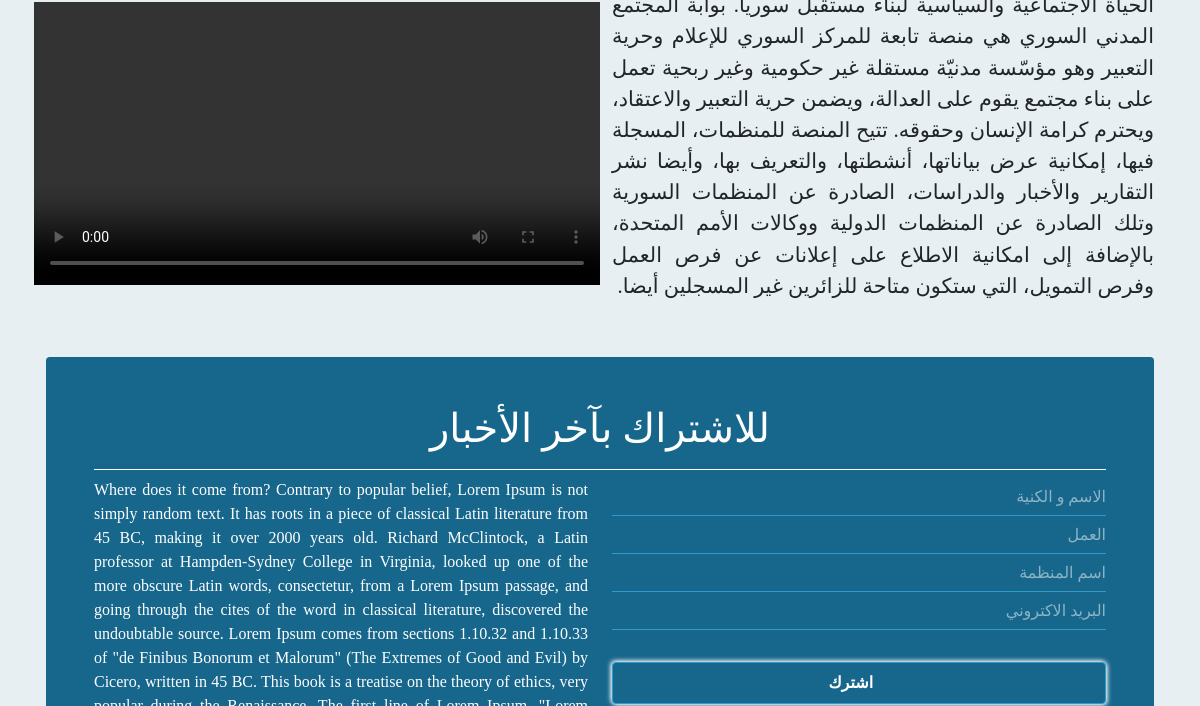
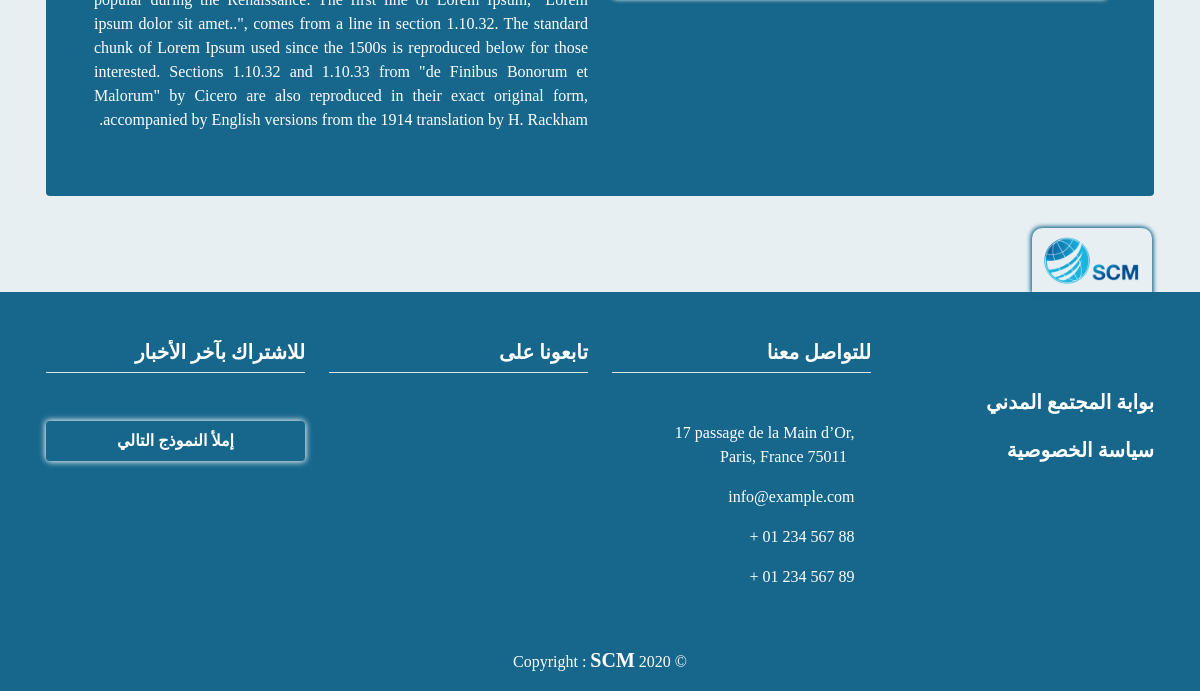
The app's page / (lower part), older data (2 pictures, top to bottom).
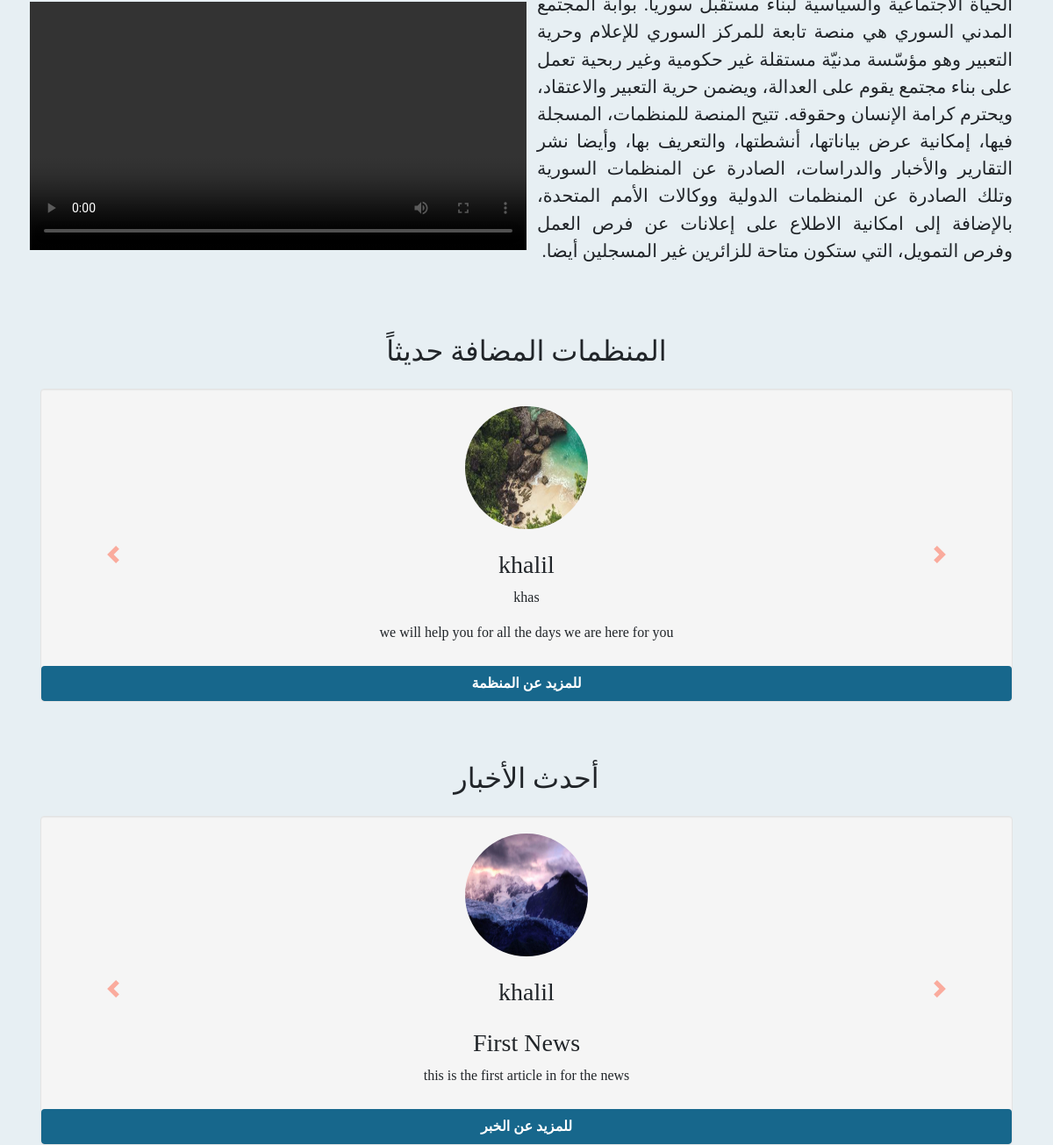
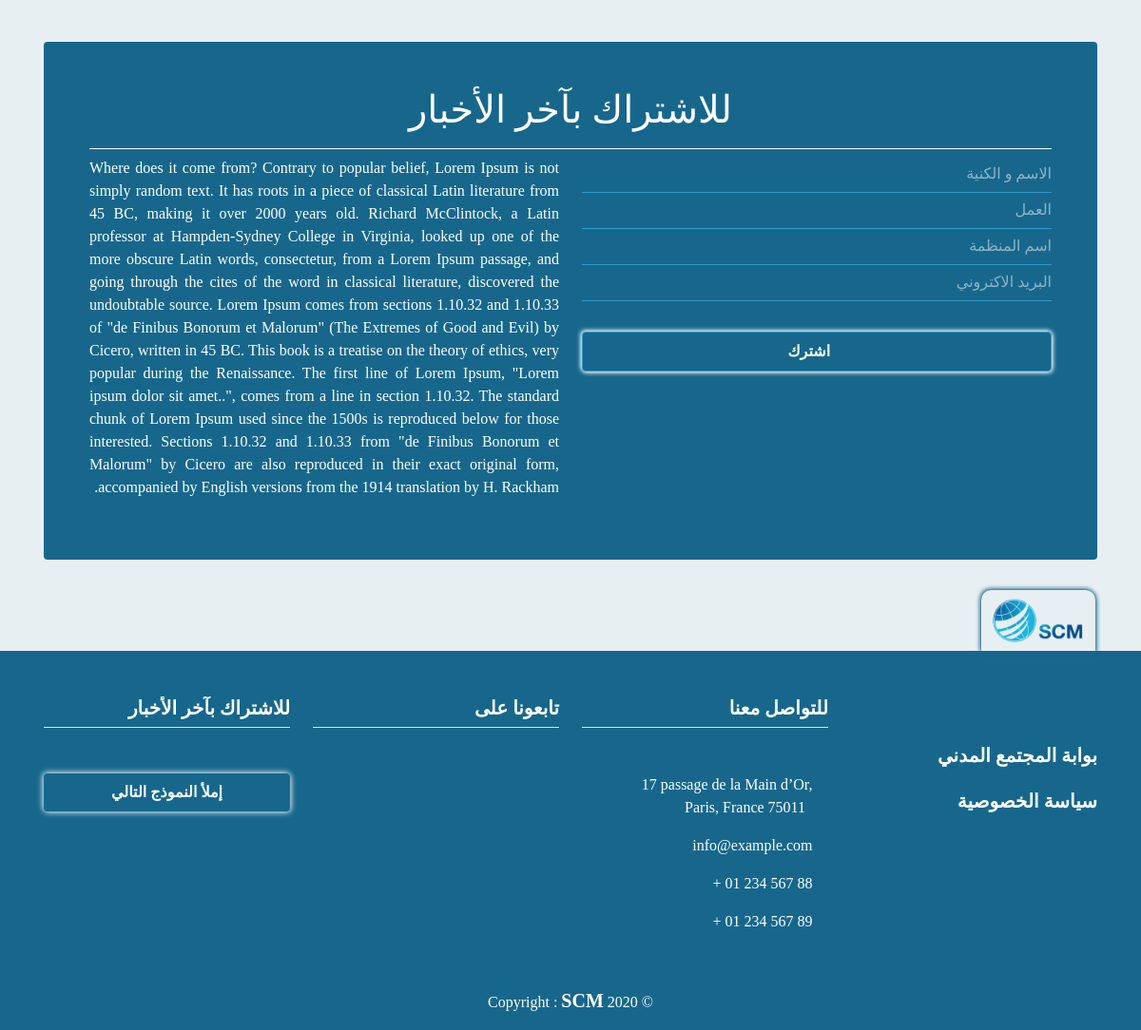
The same page, newer data (2 pictures, top to bottom).
### orgs/models.py (models this page shows, shortened)
class OrgProfile(models.Model):
    user = models.ForeignKey(
        User, on_delete=models.CASCADE, null=True, blank=True, verbose_name=_("اسم المستخدم"))
    name = models.CharField(max_length=255, null=False,
                            verbose_name=_("اسم المنظمة"))
    name_en_ku = models.CharField(max_length=255, null=True, blank=True,
                                  verbose_name=_("اسم المنظمة باللغة الانكليزية أو الكردية"))
    short_cut = models.CharField(
        max_length=255, null=True, blank=True, verbose_name=_("الاسم المختصر"))
    org_type = models.CharField(
        max_length=150, null=False, choices=MyChoices.type_CHOICES, verbose_name=_("نوع المنظمة"))
    position_work = CountryField(
        max_length=255, null=False, verbose_name=_("مكان العمل"))
    city_work = models.ForeignKey(
        City, on_delete=models.SET_NULL, null=True, blank=True, verbose_name=_("المحافظة"))
    logo = models.ImageField(upload_to="org_logos",
                             null=False, default='org_logos/default_logo.jpg', verbose_name=_("شعار المنظمة"))
    message = models.TextField(
        max_length=2000, null=False, verbose_name=_("الرؤية و الرسالة"))
    name_managing_director = models.CharField(
        max_length=255, null=True, blank=True, verbose_name=_("اسم رئيس مجلس اﻹدارة"))
    name_ceo = models.CharField(
        max_length=255, null=True, blank=True, verbose_name=_('اسم المدير التنفيذي'))
    site_web = models.URLField(
        max_length=255, null=True, blank=True, verbose_name=_('الموقع الالكتروني'))
    facebook = models.URLField(
        max_length=255, null=True, blank=True, verbose_name=_('صفحة فيسبوك'))
    twitter = models.URLField(
        max_length=255, null=True, blank=True, verbose_name=_('صفحة تويتر'))
    email = models.EmailField(max_length=255, null=True,
                              blank=True, verbose_name=_('البريد الاكتروني'))
    phone = models.CharField(max_length=100, null=True,
                             blank=True, verbose_name=_('رقم الهاتف'))
    name_person_contact = models.CharField(
        max_length=255, null=True, blank=True, verbose_name=_('اسم الشخص المسؤول عن التواصل'))
    email_person_contact = models.EmailField(
        max_length=255, null=True, blank=True, verbose_name=_('البريد الاكتروني للشخص المسؤول عن التواصل'))
    org_adress = models.CharField(
        max_length=255, null=False, verbose_name=_('عنوان المقر الرئيسي'))
    work_domain = models.CharField(
        max_length=255, choices=MyChoices.domain_CHOICES, null=False, verbose_name=_('مجال العمل'))
    target_cat = models.CharField(
        max_length=255, null=False, choices=MyChoices.target_CHOICES, verbose_name=_('الفئات المستهدفة'))
    date_of_establishment = models.CharField(
        max_length=150, null=True, blank=True, verbose_name=_('تاريخ سنة التأسيس'))
    is_org_registered = models.CharField(
        max_length=100, null=False, choices=MyChoices.bool_CHOICES, verbose_name=_('هل المنظمة مسجلة ؟'))
    org_registered_country = CountryField(
        max_length=255, null=True, blank=True, verbose_name=_("بلد التسجيل"))
    org_members_count = models.PositiveIntegerField(
        validators=[MinValueValidator(1)], null=True, blank=True, verbose_name=_('عدد اﻷعضاء'))
    org_members_womans_count = models.PositiveIntegerField(
        validators=[MinValueValidator(1)], null=True, blank=True, verbose_name=_('عدد النساء من اﻷعضاء'))
    w_polic_regulations = models.CharField(
        max_length=200, null=False, choices=MyChoices.polic_CHOICES, verbose_name=_('السياسات واللوائح المكتوبة'))
    org_member_with = models.CharField(max_length=100, null=True, blank=True, choices=MyChoices.bool_CHOICES, verbose_name=_(
        'ھل المؤسسة عضو في اي شبكة او تحالف او جسم تنسیقي؟'))
    coalition_name = models.CharField(
        max_length=255, null=True, blank=True, verbose_name=_('اسم الشبكة / التحالف'))
    publish = models.BooleanField(default=False)
    created_at = models.DateTimeField(auto_now_add=True)
    published_at = models.DateTimeField(blank=True, null=True, default=None)
    updated_at = models.DateTimeField(blank=True, null=True, default=None)
    def __str__(self):
        if self.user:
            return self.name

class OrgNews(models.Model):
    user = models.ForeignKey(
        User, on_delete=models.CASCADE)
    org_name = models.ForeignKey(
        OrgProfile, on_delete=models.CASCADE, null=False, blank=True, verbose_name=_('اسم المنظمة'))
    title = models.CharField(max_length=255, null=False,
                             verbose_name=_('عنوان الخبر'))
    content = models.TextField(
        max_length=5000, null=False, verbose_name=_('تفاصيل الخبر'))
    image = models.ImageField(upload_to="news_images",
                              null=False, default='news_images/article_img.jpg', verbose_name=_("صورة الخبر"))
    publish = models.BooleanField(default=False)
    created_at = models.DateTimeField(auto_now_add=True)
    published_at = models.DateTimeField(blank=True, null=True, default=None)
    updated_at = models.DateTimeField(blank=True, null=True, default=None)

### orgs/views.py (the view)
# urls.py: path('', views.home, name="home"),
def home(request):
    orgs = OrgProfile.objects.filter(publish=True).order_by('-published_at')
    news = OrgNews.objects.filter(publish=True).order_by('-published_at')
    jobs = OrgJob.objects.filter(publish=True).order_by('-published_at')
    capacites = OrgCapacityOpp.objects.filter(
        publish=True).order_by('-published_at')
    if orgs.first():
        first_org = orgs.first().id
    else:
        first_org = _('لا يوجد حاليا منظمات')
    if news.first():
        first_news = news.first().id
    else:
        first_news = _('لا يوجد حالي أخبار')
    if jobs.first():
        first_job = jobs.first().id
    else:
        first_job = _('لا يوجد')
    if capacites.first():
        first_capacity = capacites.first().id
    else:
        first_capacity = _('لا يوجد حاليا فرص بناء')
    if request.method == 'POST':
        formNews = NewsLetterForm(request.POST or None)
        if formNews.is_valid():
            formNews.save()
            formNews = NewsLetterForm()
            messages.success(request, _(
                'لقد تم طلب الاشتراك بآخر اﻷخبار بنجاح'))
        else:
            messages.error(request, _(
                'هذا البريد الالكتروني موجود مسبقاً يرجى التسجيل ببريد الكتروني أخر'))
    else:
        formNews = NewsLetterForm()
    context = {
        'orgs': orgs,
        'first_org': first_org,
        'news': news,
        'first_news': first_news,
        'jobs': jobs,
        'first_job': first_job,
        'capacites': capacites,
        'first_capacity': first_capacity,
        'formNews': formNews,
    }
    return render(request, 'orgs/home.html', context)

### templates/orgs/home.html (shortened to what the changed rows need)
{% extends 'base.html' %} {% load static i18n crispy_forms_tags %}
{% block content-home %}
{% get_current_language as LANGUAGE_CODE %}
<div class="container">
  <br />
  {% if orgs|length > 2 %}
  <div class="orgs_slide mt-4 pt-4" data-aos="fade-left">
    <h2 class="text-center mb-4"> {% trans "المنظمات المضافة حديثاً" %} </h2>
    <div id="carouselOrgs" class="carouselOrgs carousel slide carousel-fade" data-ride="carousel">
      <div class="carousel-inner">
        {% for org in orgs|slice:3 %}
        <div class="carousel-item {% if org.id == first_org %} slide-item-1 active {% endif %} ">
          <div class=" well" id="org_{{org.id}}">
            <center>
              <a href="{% url 'particip_detail' org.id %}">
                <img src="{{ org.logo.url }}" name="{{ org.name_en_ku }}" title="{{ org.name_en_ku }}" width="140"
                  height="140" class="img-circle" /></a>
              <h3 class="mt-4">{{ org.name }}</h3>
              <p>{{ org.short_cut }}</p>
              <p>{{ org.message|truncatechars:80 }}</p>
              <p>
                <a href="{% url 'particip_detail' org.id %}" class="btn btn-block">
                  {% trans 'للمزيد عن المنظمة' %}
                </a>
              </p>
            </center>
          </div>
        </div>
        {% endfor %}
      </div>
      <a class="carousel-control-prev" href="#carouselOrgs" role="button" data-slide="prev">
        <span class="carousel-control-prev-icon" aria-hidden="true"></span>
      </a>
      <a class="carousel-control-next" href="#carouselOrgs" role="button" data-slide="next">
        <span class="carousel-control-next-icon" aria-hidden="true"></span>
      </a>
    </div>
  </div>
  {% endif %}
  {% if news|length > 2 %}
  <div class="news_slide mt-4 pt-4" data-aos="fade-right">
    <h2 class="text-center mb-4"> {% trans "أحدث اﻷخبار" %} </h2>
    <div id="carouselNews" class="carouselNews carousel slide carousel-fade" data-ride="carousel">
      <div class="carousel-inner">
        {% for new in news|slice:3 %}
        <div class="carousel-item {% if new.id == first_news %} slide-item-1 active {% endif %}">
          <div class=" well" id="news_{{new.id}}">
            <center>
              <a href="{% url 'news_detail' new.id %}">
                <img src="{{ new.image.url }}" name="{{ new.title }}" title="{{ new.title }}" width="140" height="140"
                  class="img-circle" /></a>
              <h3 class="mt-4">{{ new.org_name }}</h3>
              <h3 class="mt-4">{{ new.title }}</h3>
              <p>{{ new.content|truncatechars:80 }}</p>
              <p>
                <a href="{% url 'news_detail' new.id %}" class="btn btn-block">
                  {% trans 'للمزيد عن الخبر' %}
                </a>
              </p>
            </center>
          </div>
        </div>
        {% endfor %}
      </div>
      <a class="carousel-control-prev" href="#carouselNews" role="button" data-slide="prev">
        <span class="carousel-control-prev-icon" aria-hidden="true"></span>
      </a>
      <a class="carousel-control-next" href="#carouselNews" role="button" data-slide="next">
        <span class="carousel-control-next-icon" aria-hidden="true"></span>
      </a>
    </div>
  </div>
  {% endif %}
  <div class="form-news-latter mt-4 p-5 rounded mb-4" id="newsletter" data-aos="fade-left">
    <h1 class="text-center text-white border-bottom border-white pb-3"> {% trans "للاشتراك بآخر الأخبار" %} </h1>
  </div>
</div>
{% endblock %}

Row changes from the older to the newer data that the page shows:
added OrgProfile: logo (picture), name "khalil", short_cut "khas", message "we will help you for all the days we are here for you"
added OrgNews: image (picture), org_name "khalil", title "First News", content "this is the first article in for the news"
Text that changed along with them:
text now shown: "المنظمات المضافة حديثاً أحدث اﻷخبار"
